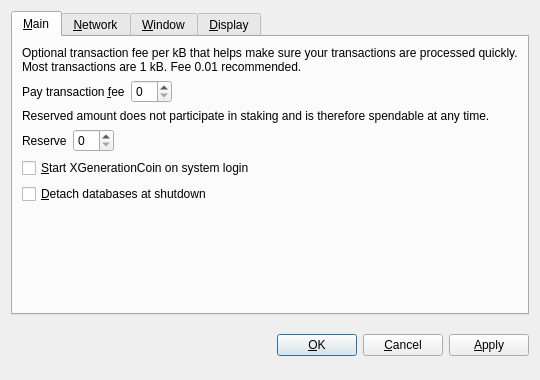
<?xml version="1.0" encoding="UTF-8"?>
<ui version="4.0">
 <class>OptionsDialog</class>
 <widget class="QDialog" name="OptionsDialog">
  <property name="geometry">
   <rect>
    <x>0</x>
    <y>0</y>
    <width>540</width>
    <height>380</height>
   </rect>
  </property>
  <property name="windowTitle">
   <string>Options</string>
  </property>
  <property name="modal">
   <bool>true</bool>
  </property>
  <layout class="QVBoxLayout" name="verticalLayout">
   <item>
    <widget class="QTabWidget" name="tabWidget">
     <property name="tabPosition">
      <enum>QTabWidget::North</enum>
     </property>
     <property name="currentIndex">
      <number>0</number>
     </property>
     <widget class="QWidget" name="tabMain">
      <attribute name="title">
       <string>&amp;Main</string>
      </attribute>
      <layout class="QVBoxLayout" name="verticalLayout_Main">
       <item>
        <widget class="QLabel" name="transactionFeeInfoLabel">
         <property name="text">
          <string>Optional transaction fee per kB that helps make sure your transactions are processed quickly. Most transactions are 1 kB. Fee 0.01 recommended.</string>
         </property>
         <property name="textFormat">
          <enum>Qt::PlainText</enum>
         </property>
         <property name="wordWrap">
          <bool>true</bool>
         </property>
        </widget>
       </item>
       <item>
        <layout class="QHBoxLayout" name="horizontalLayoutFee">
         <item>
          <widget class="QLabel" name="transactionFeeLabel">
           <property name="text">
            <string>Pay transaction &amp;fee</string>
           </property>
           <property name="textFormat">
            <enum>Qt::PlainText</enum>
           </property>
           <property name="buddy">
            <cstring>transactionFee</cstring>
           </property>
          </widget>
         </item>
         <item>
          <widget class="BitcoinAmountField" name="transactionFee"/>
         </item>
         <item>
          <spacer name="horizontalSpacerFee">
           <property name="orientation">
            <enum>Qt::Horizontal</enum>
           </property>
           <property name="sizeHint" stdset="0">
            <size>
             <width>40</width>
             <height>20</height>
            </size>
           </property>
          </spacer>
         </item>
        </layout>
       </item>
       <item>
        <widget class="QLabel" name="reserveBalanceInfoLabel">
         <property name="text">
          <string>Reserved amount does not participate in staking and is therefore spendable at any time.</string>
         </property>
         <property name="textFormat">
          <enum>Qt::PlainText</enum>
         </property>
         <property name="wordWrap">
          <bool>true</bool>
         </property>
        </widget>
       </item>
       <item>
        <layout class="QHBoxLayout" name="horizontalLayoutReserveBalance">
         <item>
          <widget class="QLabel" name="reserveBalanceLabel">
           <property name="text">
            <string>Reserve</string>
           </property>
           <property name="textFormat">
            <enum>Qt::PlainText</enum>
           </property>
           <property name="buddy">
            <cstring>reserveBalance</cstring>
           </property>
          </widget>
         </item>
         <item>
          <widget class="BitcoinAmountField" name="reserveBalance"/>
         </item>
         <item>
          <spacer name="horizontalSpacerReserveBalance">
           <property name="orientation">
            <enum>Qt::Horizontal</enum>
           </property>
           <property name="sizeHint" stdset="0">
            <size>
             <width>40</width>
             <height>20</height>
            </size>
           </property>
          </spacer>
         </item>
        </layout>
       </item>
       <item>
        <widget class="QCheckBox" name="bitcoinAtStartup">
         <property name="toolTip">
          <string>Automatically start XGenerationCoin after logging in to the system.</string>
         </property>
         <property name="text">
          <string>&amp;Start XGenerationCoin on system login</string>
         </property>
        </widget>
       </item>
       <item>
        <widget class="QCheckBox" name="detachDatabases">
         <property name="toolTip">
          <string>Detach block and address databases at shutdown. This means they can be moved to another data directory, but it slows down shutdown. The wallet is always detached.</string>
         </property>
         <property name="text">
          <string>&amp;Detach databases at shutdown</string>
         </property>
        </widget>
       </item>
       <item>
        <spacer name="verticalSpacer_Main">
         <property name="orientation">
          <enum>Qt::Vertical</enum>
         </property>
         <property name="sizeHint" stdset="0">
          <size>
           <width>20</width>
           <height>40</height>
          </size>
         </property>
        </spacer>
       </item>
      </layout>
     </widget>
     <widget class="QWidget" name="tabNetwork">
      <attribute name="title">
       <string>&amp;Network</string>
      </attribute>
      <layout class="QVBoxLayout" name="verticalLayout_Network">
       <item>
        <widget class="QCheckBox" name="mapPortUpnp">
         <property name="toolTip">
          <string>Automatically open the XGenerationCoin client port on the router. This only works when your router supports UPnP and it is enabled.</string>
         </property>
         <property name="text">
          <string>Map port using &amp;UPnP</string>
         </property>
        </widget>
       </item>
       <item>
        <widget class="QCheckBox" name="connectSocks">
         <property name="toolTip">
          <string>Connect to the XGenerationCoin network through a SOCKS proxy (e.g. when connecting through Tor).</string>
         </property>
         <property name="text">
          <string>&amp;Connect through SOCKS proxy:</string>
         </property>
        </widget>
       </item>
       <item>
        <layout class="QHBoxLayout" name="horizontalLayout_Network">
         <item>
          <widget class="QLabel" name="proxyIpLabel">
           <property name="text">
            <string>Proxy &amp;IP:</string>
           </property>
           <property name="textFormat">
            <enum>Qt::PlainText</enum>
           </property>
           <property name="buddy">
            <cstring>proxyIp</cstring>
           </property>
          </widget>
         </item>
         <item>
          <widget class="QValidatedLineEdit" name="proxyIp">
           <property name="maximumSize">
            <size>
             <width>140</width>
             <height>16777215</height>
            </size>
           </property>
           <property name="toolTip">
            <string>IP address of the proxy (e.g. 127.0.0.1)</string>
           </property>
          </widget>
         </item>
         <item>
          <widget class="QLabel" name="proxyPortLabel">
           <property name="text">
            <string>&amp;Port:</string>
           </property>
           <property name="textFormat">
            <enum>Qt::PlainText</enum>
           </property>
           <property name="buddy">
            <cstring>proxyPort</cstring>
           </property>
          </widget>
         </item>
         <item>
          <widget class="QLineEdit" name="proxyPort">
           <property name="maximumSize">
            <size>
             <width>55</width>
             <height>16777215</height>
            </size>
           </property>
           <property name="toolTip">
            <string>Port of the proxy (e.g. 9050)</string>
           </property>
          </widget>
         </item>
         <item>
          <widget class="QLabel" name="socksVersionLabel">
           <property name="text">
            <string>SOCKS &amp;Version:</string>
           </property>
           <property name="textFormat">
            <enum>Qt::PlainText</enum>
           </property>
           <property name="buddy">
            <cstring>socksVersion</cstring>
           </property>
          </widget>
         </item>
         <item>
          <widget class="QValueComboBox" name="socksVersion">
           <property name="toolTip">
            <string>SOCKS version of the proxy (e.g. 5)</string>
           </property>
          </widget>
         </item>
         <item>
          <spacer name="horizontalSpacer_Network">
           <property name="orientation">
            <enum>Qt::Horizontal</enum>
           </property>
           <property name="sizeHint" stdset="0">
            <size>
             <width>40</width>
             <height>20</height>
            </size>
           </property>
          </spacer>
         </item>
        </layout>
       </item>
       <item>
        <spacer name="verticalSpacer_Network">
         <property name="orientation">
          <enum>Qt::Vertical</enum>
         </property>
         <property name="sizeHint" stdset="0">
          <size>
           <width>20</width>
           <height>40</height>
          </size>
         </property>
        </spacer>
       </item>
      </layout>
     </widget>
     <widget class="QWidget" name="tabWindow">
      <attribute name="title">
       <string>&amp;Window</string>
      </attribute>
      <layout class="QVBoxLayout" name="verticalLayout_Window">
       <item>
        <widget class="QCheckBox" name="minimizeToTray">
         <property name="toolTip">
          <string>Show only a tray icon after minimizing the window.</string>
         </property>
         <property name="text">
          <string>&amp;Minimize to the tray instead of the taskbar</string>
         </property>
        </widget>
       </item>
       <item>
        <widget class="QCheckBox" name="minimizeOnClose">
         <property name="toolTip">
          <string>Minimize instead of exit the application when the window is closed. When this option is enabled, the application will be closed only after selecting Quit in the menu.</string>
         </property>
         <property name="text">
          <string>M&amp;inimize on close</string>
         </property>
        </widget>
       </item>
       <item>
        <spacer name="verticalSpacer_Window">
         <property name="orientation">
          <enum>Qt::Vertical</enum>
         </property>
         <property name="sizeHint" stdset="0">
          <size>
           <width>20</width>
           <height>40</height>
          </size>
         </property>
        </spacer>
       </item>
      </layout>
     </widget>
     <widget class="QWidget" name="tabDisplay">
      <attribute name="title">
       <string>&amp;Display</string>
      </attribute>
      <layout class="QVBoxLayout" name="verticalLayout_Display">
       <item>
        <layout class="QHBoxLayout" name="horizontalLayout_1_Display">
         <item>
          <widget class="QLabel" name="langLabel">
           <property name="text">
            <string>User Interface &amp;language:</string>
           </property>
           <property name="textFormat">
            <enum>Qt::PlainText</enum>
           </property>
           <property name="buddy">
            <cstring>lang</cstring>
           </property>
          </widget>
         </item>
         <item>
          <widget class="QValueComboBox" name="lang">
           <property name="toolTip">
            <string>The user interface language can be set here. This setting will take effect after restarting XGenerationCoin.</string>
           </property>
          </widget>
         </item>
        </layout>
       </item>
       <item>
        <layout class="QHBoxLayout" name="horizontalLayout_2_Display">
         <item>
          <widget class="QLabel" name="unitLabel">
           <property name="text">
            <string>&amp;Unit to show amounts in:</string>
           </property>
           <property name="textFormat">
            <enum>Qt::PlainText</enum>
           </property>
           <property name="buddy">
            <cstring>unit</cstring>
           </property>
          </widget>
         </item>
         <item>
          <widget class="QValueComboBox" name="unit">
           <property name="toolTip">
            <string>Choose the default subdivision unit to show in the interface and when sending coins.</string>
           </property>
          </widget>
         </item>
        </layout>
       </item>
       <item>
        <widget class="QCheckBox" name="displayAddresses">
         <property name="toolTip">
          <string>Whether to show XGenerationCoin addresses in the transaction list or not.</string>
         </property>
         <property name="text">
          <string>&amp;Display addresses in transaction list</string>
         </property>
        </widget>
       </item>
       <item>
        <widget class="QCheckBox" name="coinControlFeatures">
         <property name="toolTip">
          <string>Whether to show coin control features or not.</string>
         </property>
         <property name="text">
          <string>Display coin &amp;control features (experts only!)</string>
         </property>
        </widget>
       </item>
       <item>
        <spacer name="verticalSpacer_Display">
         <property name="orientation">
          <enum>Qt::Vertical</enum>
         </property>
         <property name="sizeHint" stdset="0">
          <size>
           <width>20</width>
           <height>40</height>
          </size>
         </property>
        </spacer>
       </item>
      </layout>
     </widget>
    </widget>
   </item>
   <item>
    <layout class="QHBoxLayout" name="horizontalLayout_Buttons">
     <item>
      <spacer name="horizontalSpacer_1">
       <property name="orientation">
        <enum>Qt::Horizontal</enum>
       </property>
       <property name="sizeHint" stdset="0">
        <size>
         <width>40</width>
         <height>48</height>
        </size>
       </property>
      </spacer>
     </item>
     <item>
      <widget class="QLabel" name="statusLabel">
       <property name="font">
        <font>
         <weight>75</weight>
         <bold>true</bold>
        </font>
       </property>
       <property name="text">
        <string/>
       </property>
       <property name="textFormat">
        <enum>Qt::PlainText</enum>
       </property>
       <property name="wordWrap">
        <bool>true</bool>
       </property>
      </widget>
     </item>
     <item>
      <spacer name="horizontalSpacer_2">
       <property name="orientation">
        <enum>Qt::Horizontal</enum>
       </property>
       <property name="sizeHint" stdset="0">
        <size>
         <width>40</width>
         <height>48</height>
        </size>
       </property>
      </spacer>
     </item>
     <item>
      <widget class="QPushButton" name="okButton">
       <property name="text">
        <string>&amp;OK</string>
       </property>
      </widget>
     </item>
     <item>
      <widget class="QPushButton" name="cancelButton">
       <property name="text">
        <string>&amp;Cancel</string>
       </property>
       <property name="autoDefault">
        <bool>false</bool>
       </property>
      </widget>
     </item>
     <item>
      <widget class="QPushButton" name="applyButton">
       <property name="text">
        <string>&amp;Apply</string>
       </property>
       <property name="autoDefault">
        <bool>false</bool>
       </property>
      </widget>
     </item>
    </layout>
   </item>
  </layout>
 </widget>
 <customwidgets>
  <customwidget>
   <class>BitcoinAmountField</class>
   <extends>QSpinBox</extends>
   <header>bitcoinamountfield.h</header>
  </customwidget>
  <customwidget>
   <class>QValueComboBox</class>
   <extends>QComboBox</extends>
   <header>qvaluecombobox.h</header>
  </customwidget>
  <customwidget>
   <class>QValidatedLineEdit</class>
   <extends>QLineEdit</extends>
   <header>qvalidatedlineedit.h</header>
  </customwidget>
 </customwidgets>
 <resources/>
 <connections/>
</ui>
